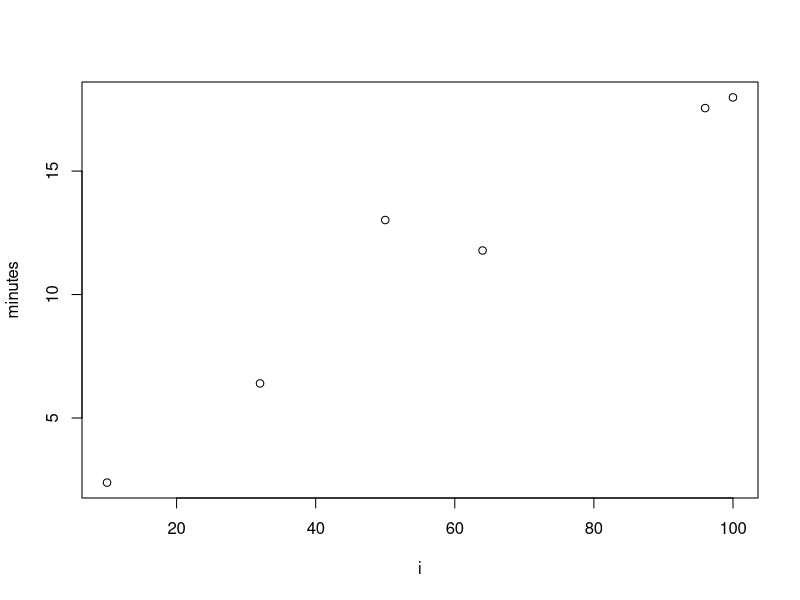

R code for this plot:
df <- data.frame(i = c(10, 32, 50, 64, 100, 96), minutes = c(2.383333, 6.4, 13.016666, 11.7833333, 17.98333,  17.55))
plot(df)
lm(minutes ~ i, df)
summary(lm(minutes ~ i, df))
data.frame(I = c(10000, 20000, 50000, 100000), hours = c(10000, 20000, 50000, 100000) * 0.1689 / 120)

